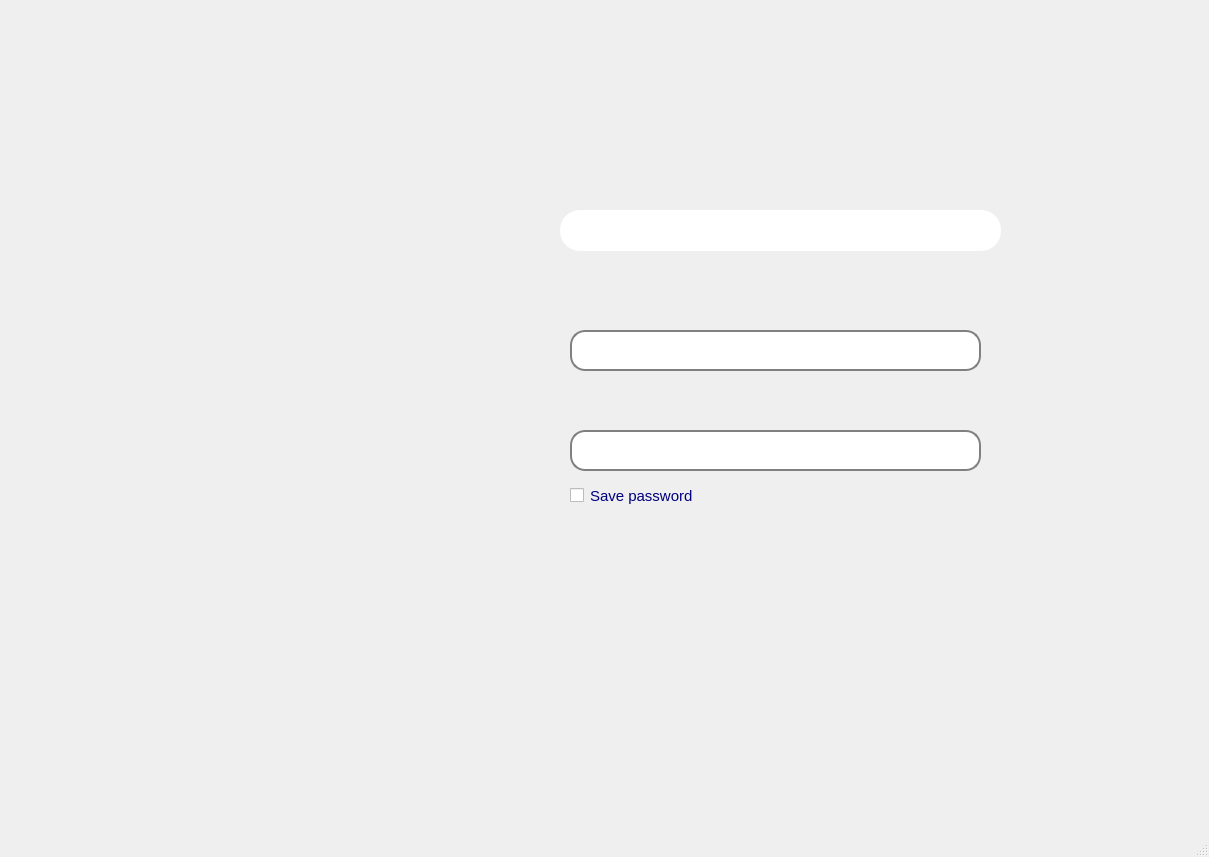
<?xml version="1.0" encoding="UTF-8"?>
<ui version="4.0">
 <class>MainWindow</class>
 <widget class="QMainWindow" name="MainWindow">
  <property name="geometry">
   <rect>
    <x>0</x>
    <y>0</y>
    <width>1209</width>
    <height>857</height>
   </rect>
  </property>
  <property name="windowTitle">
   <string>MainWindow</string>
  </property>
  <widget class="QWidget" name="centralwidget">
   <widget class="QLabel" name="LoginWindowBackground">
    <property name="geometry">
     <rect>
      <x>10</x>
      <y>0</y>
      <width>1201</width>
      <height>811</height>
     </rect>
    </property>
    <property name="text">
     <string/>
    </property>
    <property name="pixmap">
     <pixmap>../assets/image/BG LOGIN FINAL.png</pixmap>
    </property>
    <property name="scaledContents">
     <bool>true</bool>
    </property>
    <property name="wordWrap">
     <bool>false</bool>
    </property>
   </widget>
   <widget class="QLabel" name="label">
    <property name="geometry">
     <rect>
      <x>560</x>
      <y>210</y>
      <width>441</width>
      <height>41</height>
     </rect>
    </property>
    <property name="styleSheet">
     <string notr="true">border-radius: 20px;  /* Bo góc tròn 10px */
border: 0px solid black;  /* Viền màu đen dày 2px */
background-color: rgb(255, 255, 255);

</string>
    </property>
    <property name="text">
     <string/>
    </property>
   </widget>
   <widget class="QPushButton" name="pushButtonLogin">
    <property name="geometry">
     <rect>
      <x>560</x>
      <y>210</y>
      <width>181</width>
      <height>41</height>
     </rect>
    </property>
    <property name="styleSheet">
     <string notr="true">QPushButton {
    background-color: rgba(0, 0, 0, 0); /* Nền trong suốt */
    border: none;  /* Loại bỏ viền */
    color: white;  /* Màu chữ */
    font-size: 18px;
}
</string>
    </property>
    <property name="text">
     <string/>
    </property>
    <property name="icon">
     <iconset>
      <normaloff>../assets/icons/LOGIN BUTTON.png</normaloff>../assets/icons/LOGIN BUTTON.png</iconset>
    </property>
    <property name="iconSize">
     <size>
      <width>175</width>
      <height>50</height>
     </size>
    </property>
   </widget>
   <widget class="QPushButton" name="pushButtonEmployeeAccount">
    <property name="geometry">
     <rect>
      <x>740</x>
      <y>220</y>
      <width>261</width>
      <height>21</height>
     </rect>
    </property>
    <property name="styleSheet">
     <string notr="true">QPushButton {
    background-color: rgba(0, 0, 0, 0); /* Nền trong suốt */
    border: none;  /* Loại bỏ viền */
    color: white;  /* Màu chữ */
    font-size: 18px;
}
</string>
    </property>
    <property name="text">
     <string/>
    </property>
    <property name="icon">
     <iconset>
      <normaloff>../assets/icons/Employee account.png</normaloff>../assets/icons/Employee account.png</iconset>
    </property>
    <property name="iconSize">
     <size>
      <width>250</width>
      <height>50</height>
     </size>
    </property>
   </widget>
   <widget class="QLabel" name="labelUsername">
    <property name="geometry">
     <rect>
      <x>570</x>
      <y>290</y>
      <width>141</width>
      <height>41</height>
     </rect>
    </property>
    <property name="font">
     <font>
      <family>Nirmala UI</family>
      <pointsize>14</pointsize>
      <weight>75</weight>
      <bold>true</bold>
     </font>
    </property>
    <property name="styleSheet">
     <string notr="true">color: rgb(0, 0, 127);</string>
    </property>
    <property name="midLineWidth">
     <number>0</number>
    </property>
    <property name="text">
     <string/>
    </property>
    <property name="pixmap">
     <pixmap>../assets/icons/User Name.jpg</pixmap>
    </property>
   </widget>
   <widget class="QLineEdit" name="lineEditUserName">
    <property name="geometry">
     <rect>
      <x>570</x>
      <y>330</y>
      <width>411</width>
      <height>41</height>
     </rect>
    </property>
    <property name="font">
     <font>
      <pointsize>-1</pointsize>
     </font>
    </property>
    <property name="styleSheet">
     <string notr="true">QLineEdit {
    border-radius: 15px;  /* Bo góc 15px */
    border: 2px solid gray;  /* Viền xám */
    padding: 5px;  /* Giúp chữ không bị dính vào viền */
    background-color: white;
    font-size: 16px;
}
</string>
    </property>
   </widget>
   <widget class="QLabel" name="labelPassword">
    <property name="geometry">
     <rect>
      <x>570</x>
      <y>390</y>
      <width>141</width>
      <height>41</height>
     </rect>
    </property>
    <property name="font">
     <font>
      <family>Nirmala UI</family>
      <pointsize>14</pointsize>
      <weight>75</weight>
      <bold>true</bold>
     </font>
    </property>
    <property name="styleSheet">
     <string notr="true">color: rgb(0, 0, 127);</string>
    </property>
    <property name="text">
     <string/>
    </property>
    <property name="pixmap">
     <pixmap>../assets/icons/Password.jpg</pixmap>
    </property>
   </widget>
   <widget class="QLineEdit" name="lineEditPassword">
    <property name="geometry">
     <rect>
      <x>570</x>
      <y>430</y>
      <width>411</width>
      <height>41</height>
     </rect>
    </property>
    <property name="font">
     <font>
      <pointsize>-1</pointsize>
     </font>
    </property>
    <property name="styleSheet">
     <string notr="true">QLineEdit {
    border-radius: 15px;  /* Bo góc 15px */
    border: 2px solid gray;  /* Viền xám */
    padding: 5px;  /* Giúp chữ không bị dính vào viền */
    background-color: white;
    font-size: 16px;
}
</string>
    </property>
   </widget>
   <widget class="QCheckBox" name="checkBoxSavePassword">
    <property name="geometry">
     <rect>
      <x>570</x>
      <y>480</y>
      <width>171</width>
      <height>31</height>
     </rect>
    </property>
    <property name="font">
     <font>
      <family>Nirmala UI</family>
      <pointsize>11</pointsize>
      <weight>50</weight>
      <italic>false</italic>
      <bold>false</bold>
      <strikeout>false</strikeout>
      <kerning>true</kerning>
     </font>
    </property>
    <property name="styleSheet">
     <string notr="true">color: rgb(0, 0, 127);
border-color: rgb(85, 85, 85);</string>
    </property>
    <property name="text">
     <string>Save password</string>
    </property>
   </widget>
   <widget class="QPushButton" name="pushButtonContinue">
    <property name="geometry">
     <rect>
      <x>570</x>
      <y>520</y>
      <width>421</width>
      <height>51</height>
     </rect>
    </property>
    <property name="styleSheet">
     <string notr="true">QPushButton {
    background-color: rgba(0, 0, 0, 0); /* Nền trong suốt */
    border: none;  /* Loại bỏ viền */
    color: white;  /* Màu chữ */
    font-size: 18px;
}
</string>
    </property>
    <property name="text">
     <string/>
    </property>
    <property name="icon">
     <iconset>
      <normaloff>../assets/icons/Continue.png</normaloff>../assets/icons/Continue.png</iconset>
    </property>
    <property name="iconSize">
     <size>
      <width>400</width>
      <height>50</height>
     </size>
    </property>
   </widget>
   <widget class="QLabel" name="label_2">
    <property name="geometry">
     <rect>
      <x>570</x>
      <y>620</y>
      <width>261</width>
      <height>41</height>
     </rect>
    </property>
    <property name="font">
     <font>
      <family>Nirmala UI</family>
      <pointsize>11</pointsize>
      <weight>50</weight>
      <bold>false</bold>
     </font>
    </property>
    <property name="text">
     <string/>
    </property>
    <property name="pixmap">
     <pixmap>../assets/icons/Don't have.jpg</pixmap>
    </property>
   </widget>
   <widget class="QPushButton" name="pushButtonTermsAndConditions">
    <property name="geometry">
     <rect>
      <x>570</x>
      <y>660</y>
      <width>201</width>
      <height>31</height>
     </rect>
    </property>
    <property name="font">
     <font>
      <pointsize>-1</pointsize>
     </font>
    </property>
    <property name="styleSheet">
     <string notr="true">QPushButton {
    background-color: rgba(0, 0, 0, 0); /* Nền trong suốt */
    border: none;  /* Loại bỏ viền */
    font-size: 18px;
	color: rgb(13, 169, 200);
}
</string>
    </property>
    <property name="text">
     <string/>
    </property>
    <property name="icon">
     <iconset>
      <normaloff>../assets/icons/Terms and Conditions.jpg</normaloff>../assets/icons/Terms and Conditions.jpg</iconset>
    </property>
    <property name="iconSize">
     <size>
      <width>300</width>
      <height>200</height>
     </size>
    </property>
   </widget>
   <widget class="QLabel" name="label_4">
    <property name="geometry">
     <rect>
      <x>780</x>
      <y>660</y>
      <width>31</width>
      <height>31</height>
     </rect>
    </property>
    <property name="font">
     <font>
      <family>Nirmala UI</family>
      <pointsize>11</pointsize>
      <weight>50</weight>
      <bold>false</bold>
     </font>
    </property>
    <property name="text">
     <string/>
    </property>
    <property name="pixmap">
     <pixmap>../assets/icons/and.jpg</pixmap>
    </property>
   </widget>
   <widget class="QPushButton" name="pushButtonSignUp">
    <property name="geometry">
     <rect>
      <x>810</x>
      <y>620</y>
      <width>91</width>
      <height>31</height>
     </rect>
    </property>
    <property name="font">
     <font>
      <pointsize>-1</pointsize>
     </font>
    </property>
    <property name="styleSheet">
     <string notr="true">QPushButton {
    background-color: rgba(0, 0, 0, 0); /* Nền trong suốt */
    border: none;  /* Loại bỏ viền */
    font-size: 18px;
	color: rgb(13, 169, 200);
}
</string>
    </property>
    <property name="text">
     <string/>
    </property>
    <property name="icon">
     <iconset>
      <normaloff>../assets/icons/Sign Up.jpg</normaloff>../assets/icons/Sign Up.jpg</iconset>
    </property>
    <property name="iconSize">
     <size>
      <width>200</width>
      <height>200</height>
     </size>
    </property>
   </widget>
   <widget class="QPushButton" name="pushButtonIForgotMyPassword">
    <property name="geometry">
     <rect>
      <x>560</x>
      <y>580</y>
      <width>221</width>
      <height>41</height>
     </rect>
    </property>
    <property name="font">
     <font>
      <pointsize>-1</pointsize>
     </font>
    </property>
    <property name="styleSheet">
     <string notr="true">QPushButton {
    background-color: rgba(0, 0, 0, 0); /* Nền trong suốt */
    border: none;  /* Loại bỏ viền */
    font-size: 18px;
	color: rgb(13, 169, 200);
}
</string>
    </property>
    <property name="text">
     <string/>
    </property>
    <property name="icon">
     <iconset>
      <normaloff>../assets/icons/I forgot my password.jpg</normaloff>../assets/icons/I forgot my password.jpg</iconset>
    </property>
    <property name="iconSize">
     <size>
      <width>400</width>
      <height>100</height>
     </size>
    </property>
   </widget>
   <widget class="QPushButton" name="pushButtonMail">
    <property name="geometry">
     <rect>
      <x>1130</x>
      <y>560</y>
      <width>61</width>
      <height>51</height>
     </rect>
    </property>
    <property name="styleSheet">
     <string notr="true">QPushButton {
    background-color: rgba(0, 0, 0, 0); /* Nền trong suốt */
    border: none;  /* Loại bỏ viền */
    color: white;  /* Màu chữ */
    font-size: 18px;
}
</string>
    </property>
    <property name="text">
     <string/>
    </property>
    <property name="icon">
     <iconset>
      <normaloff>../assets/icons/MAIL.png</normaloff>../assets/icons/MAIL.png</iconset>
    </property>
    <property name="iconSize">
     <size>
      <width>400</width>
      <height>50</height>
     </size>
    </property>
   </widget>
   <widget class="QPushButton" name="pushButtonPhone">
    <property name="geometry">
     <rect>
      <x>1130</x>
      <y>640</y>
      <width>61</width>
      <height>51</height>
     </rect>
    </property>
    <property name="styleSheet">
     <string notr="true">QPushButton {
    background-color: rgba(0, 0, 0, 0); /* Nền trong suốt */
    border: none;  /* Loại bỏ viền */
    color: white;  /* Màu chữ */
    font-size: 18px;
}
</string>
    </property>
    <property name="text">
     <string/>
    </property>
    <property name="icon">
     <iconset>
      <normaloff>../assets/icons/PHONE.png</normaloff>../assets/icons/PHONE.png</iconset>
    </property>
    <property name="iconSize">
     <size>
      <width>400</width>
      <height>50</height>
     </size>
    </property>
   </widget>
   <widget class="QPushButton" name="pushButtonFacebook">
    <property name="geometry">
     <rect>
      <x>1130</x>
      <y>720</y>
      <width>61</width>
      <height>51</height>
     </rect>
    </property>
    <property name="styleSheet">
     <string notr="true">QPushButton {
    background-color: rgba(0, 0, 0, 0); /* Nền trong suốt */
    border: none;  /* Loại bỏ viền */
    color: white;  /* Màu chữ */
    font-size: 18px;
}
</string>
    </property>
    <property name="text">
     <string/>
    </property>
    <property name="icon">
     <iconset>
      <normaloff>../assets/icons/facebook-logo.png</normaloff>../assets/icons/facebook-logo.png</iconset>
    </property>
    <property name="iconSize">
     <size>
      <width>400</width>
      <height>50</height>
     </size>
    </property>
   </widget>
   <widget class="QPushButton" name="pushButtonTermsAndConditions_2">
    <property name="geometry">
     <rect>
      <x>810</x>
      <y>650</y>
      <width>201</width>
      <height>51</height>
     </rect>
    </property>
    <property name="font">
     <font>
      <pointsize>-1</pointsize>
     </font>
    </property>
    <property name="styleSheet">
     <string notr="true">QPushButton {
    background-color: rgba(0, 0, 0, 0); /* Nền trong suốt */
    border: none;  /* Loại bỏ viền */
    font-size: 18px;
	color: rgb(13, 169, 200);
}
</string>
    </property>
    <property name="text">
     <string/>
    </property>
    <property name="icon">
     <iconset>
      <normaloff>../assets/icons/Privacy Login.jpg</normaloff>../assets/icons/Privacy Login.jpg</iconset>
    </property>
    <property name="iconSize">
     <size>
      <width>300</width>
      <height>300</height>
     </size>
    </property>
   </widget>
  </widget>
  <widget class="QMenuBar" name="menubar">
   <property name="geometry">
    <rect>
     <x>0</x>
     <y>0</y>
     <width>1209</width>
     <height>26</height>
    </rect>
   </property>
  </widget>
  <widget class="QStatusBar" name="statusbar"/>
 </widget>
 <resources/>
 <connections/>
</ui>
